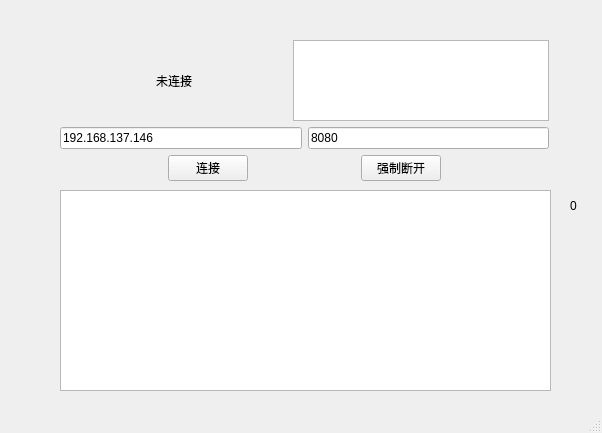
<?xml version="1.0" encoding="UTF-8"?>
<ui version="4.0">
 <class>TCP_Client</class>
 <widget class="QMainWindow" name="TCP_Client">
  <property name="geometry">
   <rect>
    <x>0</x>
    <y>0</y>
    <width>602</width>
    <height>433</height>
   </rect>
  </property>
  <property name="windowTitle">
   <string>TCP_Client</string>
  </property>
  <widget class="QWidget" name="centralwidget">
   <widget class="QWidget" name="layoutWidget">
    <property name="geometry">
     <rect>
      <x>60</x>
      <y>40</y>
      <width>489</width>
      <height>141</height>
     </rect>
    </property>
    <layout class="QVBoxLayout" name="verticalLayout" stretch="1,1,1">
     <item>
      <layout class="QHBoxLayout" name="horizontalLayout_3">
       <item>
        <spacer name="horizontalSpacer_5">
         <property name="orientation">
          <enum>Qt::Horizontal</enum>
         </property>
         <property name="sizeHint" stdset="0">
          <size>
           <width>40</width>
           <height>20</height>
          </size>
         </property>
        </spacer>
       </item>
       <item>
        <widget class="QLabel" name="Point0">
         <property name="text">
          <string>未连接</string>
         </property>
        </widget>
       </item>
       <item>
        <spacer name="horizontalSpacer_4">
         <property name="orientation">
          <enum>Qt::Horizontal</enum>
         </property>
         <property name="sizeHint" stdset="0">
          <size>
           <width>40</width>
           <height>20</height>
          </size>
         </property>
        </spacer>
       </item>
       <item>
        <widget class="QTextBrowser" name="Read_Text"/>
       </item>
      </layout>
     </item>
     <item>
      <layout class="QHBoxLayout" name="horizontalLayout">
       <item>
        <widget class="QLineEdit" name="Input_IP">
         <property name="text">
          <string>192.168.137.146</string>
         </property>
        </widget>
       </item>
       <item>
        <widget class="QLineEdit" name="Input_Port">
         <property name="text">
          <string>8080</string>
         </property>
        </widget>
       </item>
      </layout>
     </item>
     <item>
      <layout class="QHBoxLayout" name="horizontalLayout_2">
       <item>
        <spacer name="horizontalSpacer_2">
         <property name="orientation">
          <enum>Qt::Horizontal</enum>
         </property>
         <property name="sizeHint" stdset="0">
          <size>
           <width>40</width>
           <height>20</height>
          </size>
         </property>
        </spacer>
       </item>
       <item>
        <widget class="QPushButton" name="Button0">
         <property name="text">
          <string>连接</string>
         </property>
        </widget>
       </item>
       <item>
        <spacer name="horizontalSpacer">
         <property name="orientation">
          <enum>Qt::Horizontal</enum>
         </property>
         <property name="sizeHint" stdset="0">
          <size>
           <width>40</width>
           <height>20</height>
          </size>
         </property>
        </spacer>
       </item>
       <item>
        <widget class="QPushButton" name="Button1">
         <property name="text">
          <string>强制断开</string>
         </property>
        </widget>
       </item>
       <item>
        <spacer name="horizontalSpacer_3">
         <property name="orientation">
          <enum>Qt::Horizontal</enum>
         </property>
         <property name="sizeHint" stdset="0">
          <size>
           <width>40</width>
           <height>20</height>
          </size>
         </property>
        </spacer>
       </item>
      </layout>
     </item>
    </layout>
   </widget>
   <widget class="QChartView" name="Data_Chart">
    <property name="geometry">
     <rect>
      <x>60</x>
      <y>190</y>
      <width>491</width>
      <height>201</height>
     </rect>
    </property>
   </widget>
   <widget class="QLabel" name="label">
    <property name="geometry">
     <rect>
      <x>570</x>
      <y>200</y>
      <width>54</width>
      <height>12</height>
     </rect>
    </property>
    <property name="text">
     <string>0</string>
    </property>
   </widget>
  </widget>
  <widget class="QMenuBar" name="menubar">
   <property name="geometry">
    <rect>
     <x>0</x>
     <y>0</y>
     <width>602</width>
     <height>21</height>
    </rect>
   </property>
  </widget>
  <widget class="QStatusBar" name="statusbar"/>
 </widget>
 <customwidgets>
  <customwidget>
   <class>QChartView</class>
   <extends>QGraphicsView</extends>
   <header location="global">qchartview.h</header>
  </customwidget>
 </customwidgets>
 <resources/>
 <connections/>
</ui>
